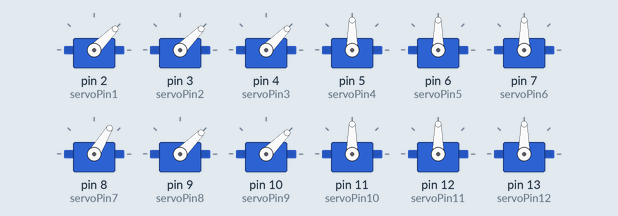
Simulated run of this sketch. Board: Arduino Uno, built with avr-gcc and run on an emulated ATmega328P. Shown: 12 × servo.

Above: at 0.05 s.
At 0.85 s:
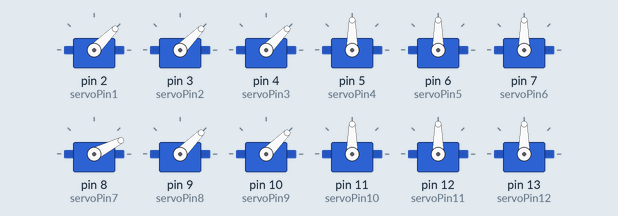
At 1.7 s:
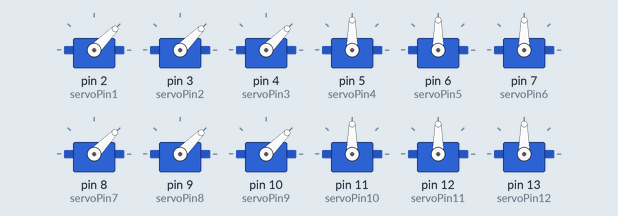
Timing chart, 0 to 4.7 s (numbered marks = the images above):
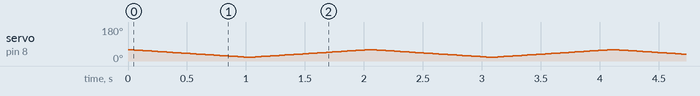

The sketch:

LshapeAll.ino
```cpp
// Include the Servo library
#include <Servo.h>
// Declare the Servo pin
int servoPin1 = 2;
int servoPin2 = 3;
int servoPin3 = 4;
int servoPin4 = 5;
int servoPin5 = 6;
int servoPin6 = 7;
int servoPin7 = 8;
int servoPin8 = 9;
int servoPin9 = 10;
int servoPin10 = 11;
int servoPin11 = 12;
int servoPin12= 13;
int startup = 0;
int pos;
// Create a servo object
Servo Servo1;
Servo Servo2;
Servo Servo3;
Servo Servo4;
Servo Servo5;
Servo Servo6;
Servo Servo7;
Servo Servo8;
Servo Servo9;
Servo Servo10;
Servo Servo11;
Servo Servo12;
void setup() {
   // We need to attach the servo to the used pin number
   Servo1.attach(servoPin1);
   Servo2.attach(servoPin2);
   Servo3.attach(servoPin3);
   Servo4.attach(servoPin4);
   Servo5.attach(servoPin5);
   Servo6.attach(servoPin6);
   Servo7.attach(servoPin7);
   Servo8.attach(servoPin8);
   Servo9.attach(servoPin9);
   Servo10.attach(servoPin10);
   Servo11.attach(servoPin11);
   Servo12.attach(servoPin12);
}
void loop(){

  if(startup == 0)
  {
    Servo1.write(45);
    Servo2.write(45);
    Servo3.write(45);
    Servo7.write(60);
    Servo8.write(45);
    Servo9.write(45);
    //Serial.print("startup");
    startup++;
  }
  // Servo8.write(45);
  // Servo9.write(45);
   /*for (pos = 45; pos >= 10; pos--) {// Start at 45 for LegA partA and move to 10
      // in steps of 1 degree
      Servo1.write(pos);
      delay(25);
    } */
   Servo2.write(45);
   for (pos = 60; pos >= 20; pos--) {
     // in steps of 1 degree
     Servo7.write(pos);
     delay(25);
   }
   //Move all back together///////////////////////////////////////////////////////////////////////////////
   /*for (pos = 10; pos <= 45; pos++) {// Strat at 10 for LegA partS amd move to 45
      // in steps of 1 degree
      Servo1.write(pos);
      delay(25);
  } */
    for (pos = 20; pos <= 60; pos++) {
      // in steps of 1 degree
      Servo7.write(pos);
      delay(25);
  }
  Servo2.write(70);

}
```
